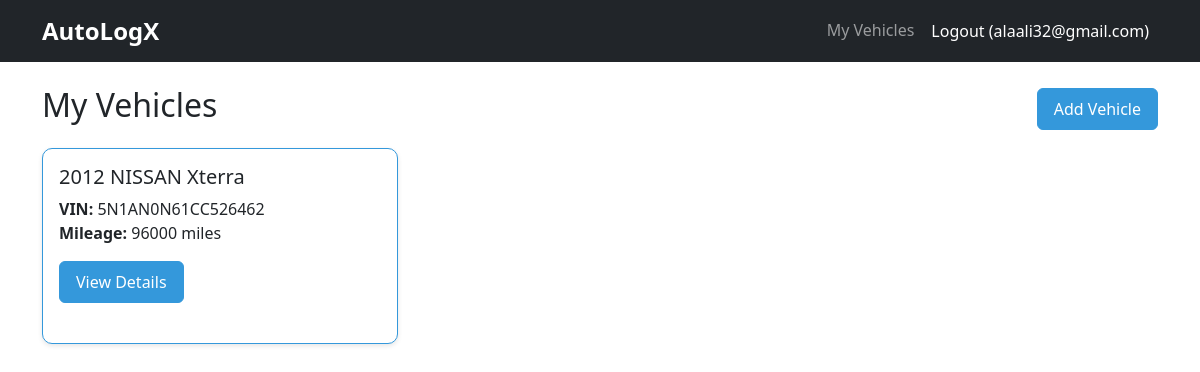
The page /vehicles/ (signed in) on the database as committed earlier.
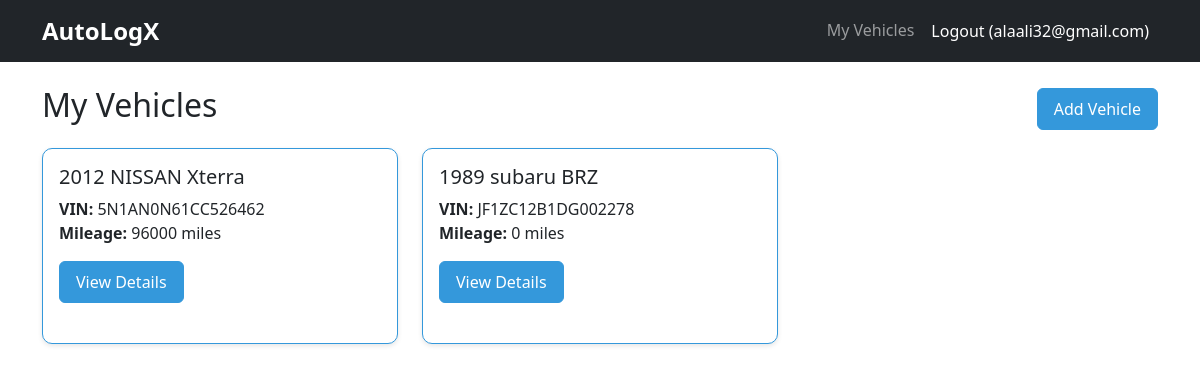
The same page on the database as committed later.
### autologx/api/models.py (models this page shows, shortened)
class Vehicle(models.Model):
    user = models.ForeignKey(User, on_delete=models.CASCADE, related_name='vehicles')
    vin = models.CharField(max_length=17, unique=True, blank=True, null=True)
    make = models.CharField(max_length=50)
    model = models.CharField(max_length=50)
    year = models.IntegerField()
    trim = models.CharField(max_length=50, blank=True)
    engine = models.CharField(max_length=100, blank=True)
    engine_size = models.DecimalField(max_digits=5, decimal_places=1, blank=True, null=True)
    fuel_type = models.CharField(max_length=20, blank=True)
    TRANSMISSION_CHOICES = [
        ('manual', 'Manual'), ('automatic', 'Automatic'), ('cvt', 'CVT'),
        ('semi_automatic', 'Semi-Automatic'), ('other', 'Other'),
    ]
    transmission = models.CharField(max_length=20, choices=TRANSMISSION_CHOICES, blank=True)
    oil_viscosity = models.CharField(max_length=10, blank=True, help_text="e.g., 0W-20, 5W-30")
    current_mileage = models.IntegerField(default=0)
    last_oil_change_mileage = models.IntegerField(blank=True, null=True)
    last_oil_change_date = models.DateField(blank=True, null=True)
    last_service_mileage = models.IntegerField(blank=True, null=True)
    last_service_date = models.DateField(blank=True, null=True)
    stock_tire_size = models.CharField(max_length=30, blank=True)
    stock_wheel_size = models.CharField(max_length=20, blank=True)
    current_tire_size = models.CharField(max_length=30, blank=True)
    current_wheel_size = models.CharField(max_length=20, blank=True)
    created_at = models.DateTimeField(auto_now_add=True)
    updated_at = models.DateTimeField(auto_now=True)

### autologx/api/views.py (the view)
# urls.py: path('vehicles/', views.vehicle_list, name='vehicle_list'),
@login_required
def vehicle_list(request):
    vehicles = Vehicle.objects.filter(user=request.user)
    return render(request, 'vehicles/list.html', {'vehicles': vehicles})

### templates/vehicles/list.html (shortened to what this page needs)
{% extends 'base.html' %}
{% block content %}
<div class="d-flex justify-content-between align-items-center mb-3">
    <h2>My Vehicles</h2>
    <a href="{% url 'vehicle_create' %}" class="btn btn-primary">Add Vehicle</a>
</div>
{% if vehicles %}
    <div class="row">
        {% for vehicle in vehicles %}
            <div class="col-md-4 mb-3">
                <div class="card h-100">
                    <div class="card-body">
                        <h5 class="card-title">{{ vehicle.year }} {{ vehicle.make }} {{ vehicle.model }}</h5>
                        <p class="card-text">
                            <strong>VIN:</strong> {{ vehicle.vin|default:"N/A" }}<br>
                            <strong>Mileage:</strong> {{ vehicle.current_mileage|default:"0" }} miles
                        </p>
                        <a href="{% url 'vehicle_detail' vehicle.pk %}" class="btn btn-primary">View Details</a>
                    </div>
                </div>
            </div>
        {% endfor %}
    </div>
{% else %}
    <p>You haven't added any vehicles yet. <a href="{% url 'vehicle_create' %}">Add your first vehicle</a>.</p>
{% endif %}
{% endblock %}

Rows that differ between the two databases and show on the page:
added Vehicle: year "1989", make "subaru", model "BRZ", vin "JF1ZC12B1DG002278", current_mileage "0"
